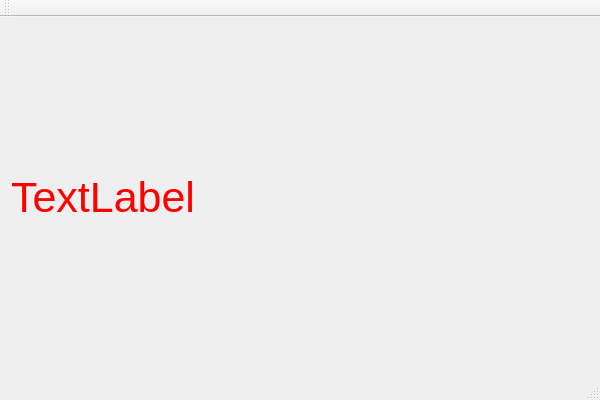
<?xml version="1.0" encoding="UTF-8"?>
<ui version="4.0">
 <class>CashatakClass</class>
 <widget class="QMainWindow" name="CashatakClass">
  <property name="geometry">
   <rect>
    <x>0</x>
    <y>0</y>
    <width>600</width>
    <height>400</height>
   </rect>
  </property>
  <property name="windowTitle">
   <string>Cashatak</string>
  </property>
  <widget class="QWidget" name="centralWidget">
   <layout class="QVBoxLayout" name="verticalLayout">
    <item>
     <widget class="QLabel" name="label">
      <property name="styleSheet">
       <string notr="true">font: 32pt;
color: red</string>
      </property>
      <property name="text">
       <string>TextLabel</string>
      </property>
     </widget>
    </item>
   </layout>
  </widget>
  <widget class="QMenuBar" name="menuBar">
   <property name="geometry">
    <rect>
     <x>0</x>
     <y>0</y>
     <width>600</width>
     <height>33</height>
    </rect>
   </property>
  </widget>
  <widget class="QToolBar" name="mainToolBar">
   <attribute name="toolBarArea">
    <enum>TopToolBarArea</enum>
   </attribute>
   <attribute name="toolBarBreak">
    <bool>false</bool>
   </attribute>
  </widget>
  <widget class="QStatusBar" name="statusBar"/>
 </widget>
 <layoutdefault spacing="6" margin="11"/>
 <resources>
  <include location="Cashatak.qrc"/>
 </resources>
 <connections/>
</ui>
